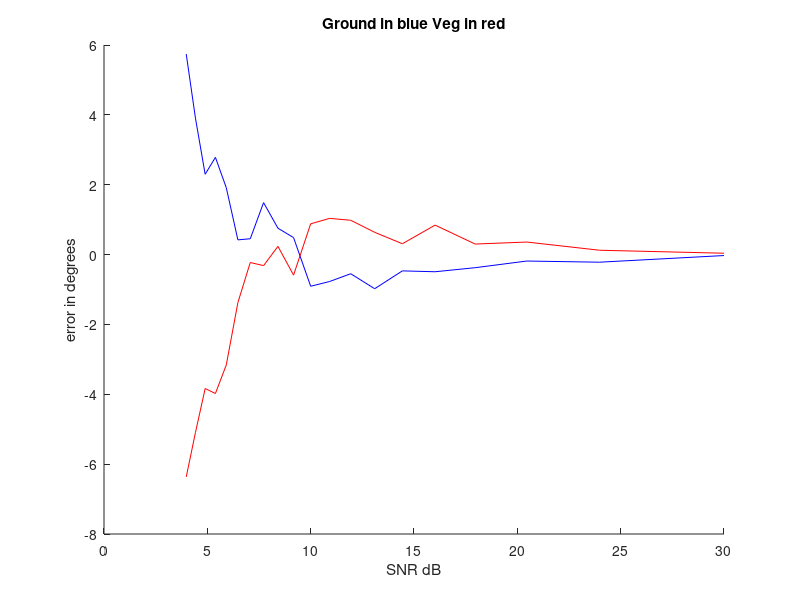
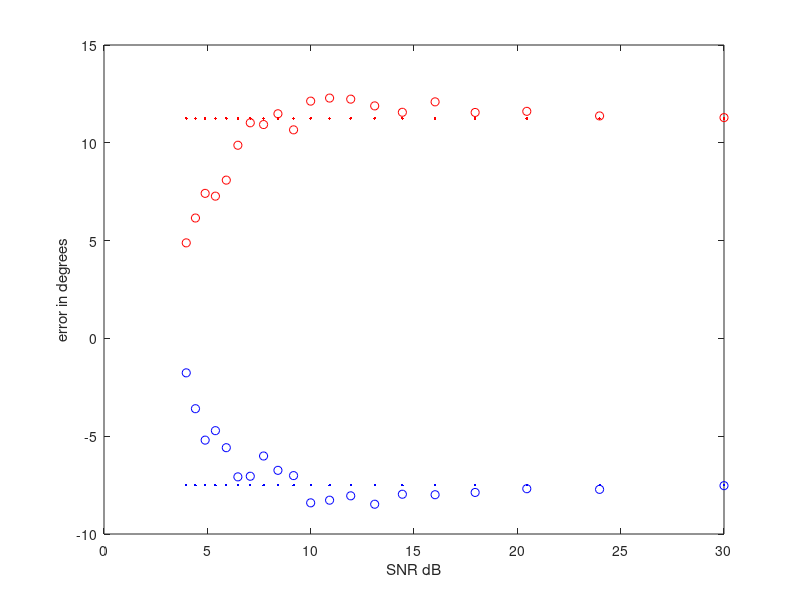

Reproduce these figures in MATLAB, in order.
%% Espirit_baseline
clear;clc;
%% Initializations
g_weight = 1;
v_weight = 1;
n_weight = 1*10^(-3/2);

g_angle = -pi/24;
v_angle = pi/16;

delx = 0.5; % Delta x of baseline
baseline = delx; %Physical baseline of two sample arrays

g_phase = sin(g_angle)*2*pi*baseline; %Used in the sorting routine
v_phase = sin(v_angle)*2*pi*baseline; %Used in the sorting routine

array_size = 6; % the amount of ground samples
avg_loop_size = 100;
Averaged_Signal_samples = 20; %Averaged_Signal_samples in matrix
Noise_samples = 20;

est_ground_angle = zeros(1,Noise_samples);
est_vegitation_angle = zeros(1,Noise_samples);

%% Start of Algorithm
for Noise_Increment = 1:Noise_samples;
    Noise_W = Noise_Increment*n_weight;
    for unusedVariable = 1:avg_loop_size;
        %% Setting up Random Phi that differ across samples
        phi_one = 1i*2*pi*rand(1,Averaged_Signal_samples);
        phi_two = 1i*2*pi*rand(1,Averaged_Signal_samples);
        pos = [1:array_size]'; %#ok<NBRAK>
        distance = 2.*pi.*pos.*delx;  % element separation of 1/2 wavelength
        
        %% Element Array size with Signal
        
        X = g_weight.*(exp(-1i*distance*sin(g_angle))*exp(phi_one))... %Ground
            + v_weight.*(exp(-1i*distance*sin(v_angle))*exp(phi_two))...  %Vegetaion
            + Noise_W.*sqrt(-2.*log(1-rand(array_size,Averaged_Signal_samples))).*exp(1i*2*pi*rand(array_size,Averaged_Signal_samples));  %Noise
        
        %% Setting up Baselines
        % Remember to change the Initial Variable delx if Baseline changes
        
        %         S1 = [X(1,:); X(2,:)]; S2 = [X(5,:);X(6,:)]; %Baseline = 4delx
        %         S1 = [X(2,:);X(3,:)]; S2 = [X(4,:);X(5,:)]; %Baseline = 2delx
        S1 = [X(3,:);X(4,:)]; S2 = [X(4,:);X(5,:)]; %Baseline = delx
        %         S1 = [X(2,:);X(3,:);X(4,:)]; S2 = [X(3,:);X(4,:);X(5,:)]; %Baseline = delx
        %         S1 = [X(1,:);X(2,:);X(3,:);X(4,:)]; S2 = [X(2,:);X(3,:);X(4,:);X(5,:)]; %Baseline = delx
        
        %% Espirit Algorithm
        R1 = S1*S1';
        R2 = S1*S2';
        A =  pinv(R1)*R2;
        
        %% Averaging over a matix then averaging that signal in a for loop proportional to the matix rows
        % The Smaller Angle ends up haveing The largest angle Eigen Value
        
        [u,uv] = eig(A);
        
        [~,kk]=sort(abs(angle(diag(uv))-g_phase),'ascend');
        est_ground_angle(Noise_Increment) = est_ground_angle(Noise_Increment)...
            + (asin(angle(uv(kk(1),kk(1)))/(2*pi*baseline)))/avg_loop_size; %Estimated ground angle
        
        [~,kk]=sort(abs(angle(diag(uv))-v_phase),'ascend');
        est_vegitation_angle(Noise_Increment) = est_vegitation_angle(Noise_Increment)...
            + (asin(angle(uv(kk(1),kk(1)))/(2*pi*baseline)))/avg_loop_size; %Estimated Vegitation angle
    end
end

%% Noise Power
temp = 1:Noise_samples;
n_snr = 10*log10(1./(temp*n_weight).^2);
%% Ploting Results
g_error = est_ground_angle*180/pi - ones(1,Noise_samples)*g_angle*180/pi;
v_error = est_vegitation_angle*180/pi - ones(1,Noise_samples)*v_angle*180/pi;
figure(3);title('Ground in blue Veg in red');
hold on;
plot(n_snr,g_error,'b')
plot(n_snr,v_error,'r')
xlabel('SNR dB');ylabel('error in degrees')
hold off;

figure(4);title('Ground in blue Veg in red');
plot(n_snr,est_ground_angle*180/pi,'bo'); %Estimated ground angle
hold on;
plot(n_snr,ones(1,Noise_samples)*g_angle*180/pi,'b.'); %actual Ground Phase
plot(n_snr,est_vegitation_angle*180/pi,'ro'); %Estimated Vegitation angle
plot(n_snr,ones(1,Noise_samples)*v_angle*180/pi,'r.'); %actual Vegitation phase
xlabel('SNR dB');ylabel('error in degrees')
hold off;
